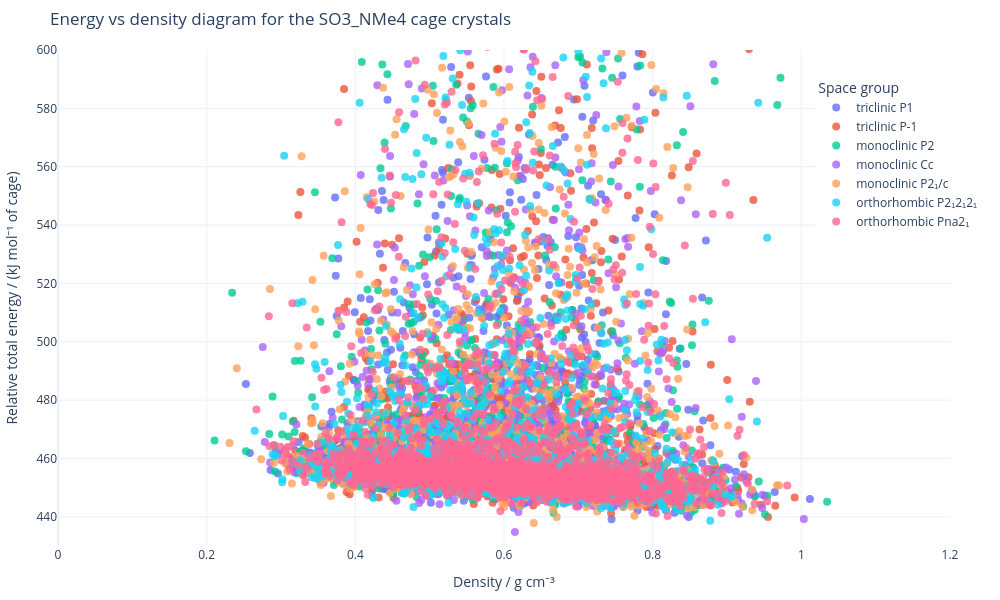

The notebook cell saved with this chart:
### Code cell
df2 = pd.read_csv('SO3_NMe4_all_sg.csv')

fig = go.Figure()
dic_sg = {1:'triclinic P1',2:'triclinic P-1', 3:'monoclinic P2', 4:'monoclinic Cc',
          5:'monoclinic P2\u2081/c', 6:'orthorhombic P2\u20812\u20812\u2081',
          7:'orthorhombic Pna2\u2081'}


# Step through every pair of columns in the DataFrame
for i in range(2, df2.shape[1], 3):  # Step through every pair of columns
    col1 = df2.iloc[:, i]
    col2 = df2.iloc[:, i + 1]
    col3 = df2.iloc[:, i - 1]
    
    # Add a scatter trace for each pair of columns
    
    fig.add_trace(go.Scatter(
        x=col2, y=col1, mode='markers',marker=dict(size=8, opacity = 0.8), name=dic_sg[(i+1)//3], customdata=col3,  # Attach multiple columns
        hovertemplate="Energy: %{y}<br>Density: %{x}<br>Num_config: %{customdata}"))

# Customize the plot
fig.update_layout(
    title='Energy vs density diagram for the SO3_NMe4 cage crystals',
    xaxis_title="Density / g cm\u207B\u00B3",
    yaxis_title="Relative total energy / (kJ mol\u207B\u00B9 of cage)",
    xaxis_range=[0, 1.2],  # Set range for x-axis
    yaxis_range=[430,600],
    legend_title="Space group",
    legend=dict(title="Space group", x=0.85, y=0.95),
    showlegend=True,
    height=600,  # Adjust the size of the figure
    width=1000,
    template='plotly_white',  # Clean background
    margin=dict(t=50, b=50, l=50, r=50)  # Adjust margins to fit titles# Adjust size of markers
)

# Show the plot
fig.show()

### Figure 1 — Plotly figure (JSON) as saved in the notebook; plotly's stock layout.template omitted (floating-point values rounded to 4 significant figures; data arrays with more than 128 entries replaced by an {"elided": "..."} marker saying what was removed)
{"data": [{"customdata": {"elided": "2899 str values"}, "hovertemplate": "Energy: %{y}<br>Density: %{x}<br>Num_config: %{customdata}", "marker": {"opacity": 0.8, "size": 8}, "mode": "markers", "name": "triclinic P1", "type": "scatter", "x": {"elided": "2899 float values"}, "y": {"elided": "2899 float values"}}, {"customdata": {"elided": "2899 str values"}, "hovertemplate": "Energy: %{y}<br>Density: %{x}<br>Num_config: %{customdata}", "marker": {"opacity": 0.8, "size": 8}, "mode": "markers", "name": "triclinic P-1", "type": "scatter", "x": {"elided": "2899 float values"}, "y": {"elided": "2899 float values"}}, {"customdata": {"elided": "2899 str values"}, "hovertemplate": "Energy: %{y}<br>Density: %{x}<br>Num_config: %{customdata}", "marker": {"opacity": 0.8, "size": 8}, "mode": "markers", "name": "monoclinic P2", "type": "scatter", "x": {"elided": "2899 float values"}, "y": {"elided": "2899 float values"}}, {"customdata": {"elided": "2899 str values"}, "hovertemplate": "Energy: %{y}<br>Density: %{x}<br>Num_config: %{customdata}", "marker": {"opacity": 0.8, "size": 8}, "mode": "markers", "name": "monoclinic Cc", "type": "scatter", "x": {"elided": "2899 float values"}, "y": {"elided": "2899 float values"}}, {"customdata": {"elided": "2899 str values"}, "hovertemplate": "Energy: %{y}<br>Density: %{x}<br>Num_config: %{customdata}", "marker": {"opacity": 0.8, "size": 8}, "mode": "markers", "name": "monoclinic P2₁/c", "type": "scatter", "x": {"elided": "2899 float values"}, "y": {"elided": "2899 float values"}}, {"customdata": {"elided": "2899 str values"}, "hovertemplate": "Energy: %{y}<br>Density: %{x}<br>Num_config: %{customdata}", "marker": {"opacity": 0.8, "size": 8}, "mode": "markers", "name": "orthorhombic P2₁2₁2₁", "type": "scatter", "x": {"elided": "2899 float values"}, "y": {"elided": "2899 float values"}}, {"customdata": {"elided": "2899 str values"}, "hovertemplate": "Energy: %{y}<br>Density: %{x}<br>Num_config: %{customdata}", "marker": {"opacity": 0.8, "size": 8}, "mode": "markers", "name": "orthorhombic Pna2₁", "type": "scatter", "x": {"elided": "2899 float values"}, "y": {"elided": "2899 float values"}}], "layout": {"height": 600, "legend": {"title": {"text": "Space group"}, "x": 0.85, "y": 0.95}, "margin": {"b": 50, "l": 50, "r": 50, "t": 50}, "showlegend": true, "title": {"text": "Energy vs density diagram for the SO3_NMe4 cage crystals"}, "width": 1000, "xaxis": {"range": [0, 1.2], "title": {"text": "Density / g cm⁻³"}}, "yaxis": {"range": [430, 600], "title": {"text": "Relative total energy / (kJ mol⁻¹ of cage)"}}}}
